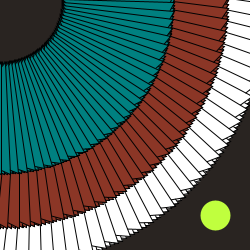
Frame 1 (no input)
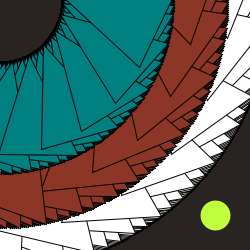
Frame 60 (the mouse pressed at the canvas centre just before this capture)
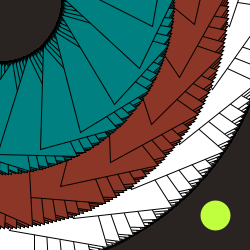
Frame 120 (the mouse held since frame 60 and released just before this capture)

The Processing sketch that drew these frames (run headless with seeded random() and noise(); from frame 60 on, the mouse is pressed at the canvas centre):

// Processing sketch: processing_20222
// ── processing_20222.pde

void setup() {
size(250, 250);
rectMode(CENTER);
ellipseMode(CENTER);
frameRate(20);
smooth();
background(41,36,33);
// bright green circle
stroke(192,255,62);
strokeWeight(30);
point(215,215);
}
 
void draw() {

// white rotating triangles 
for(int c=0; c<260; c+=20)
for(int d=0; d<260; d+=5)
 {
    fill(255);
    stroke(1);
    strokeWeight(1);
    rotate(frameCount/20f);
    triangle(50, 225, 100, 125, 150, 225);
}

// maroon rotating triangles
for(int c=0; c<260; c+=20)
for(int d=0; d<260; d+=5)
 {
    fill(139,54,38);
    stroke(1);
    strokeWeight(1);
  rotate(frameCount/20f);
 triangle(20, 195, 70, 95, 120, 195);
}

// blue rotating triangles 
for(int c=0; c<260; c+=20)
for(int d=0; d<260; d+=5)
 {
    fill(0,128,128);
    stroke(1);
    strokeWeight(1);
  rotate(frameCount/20f);
 triangle(0, 155, 30, 55, 80, 155);
}
}
